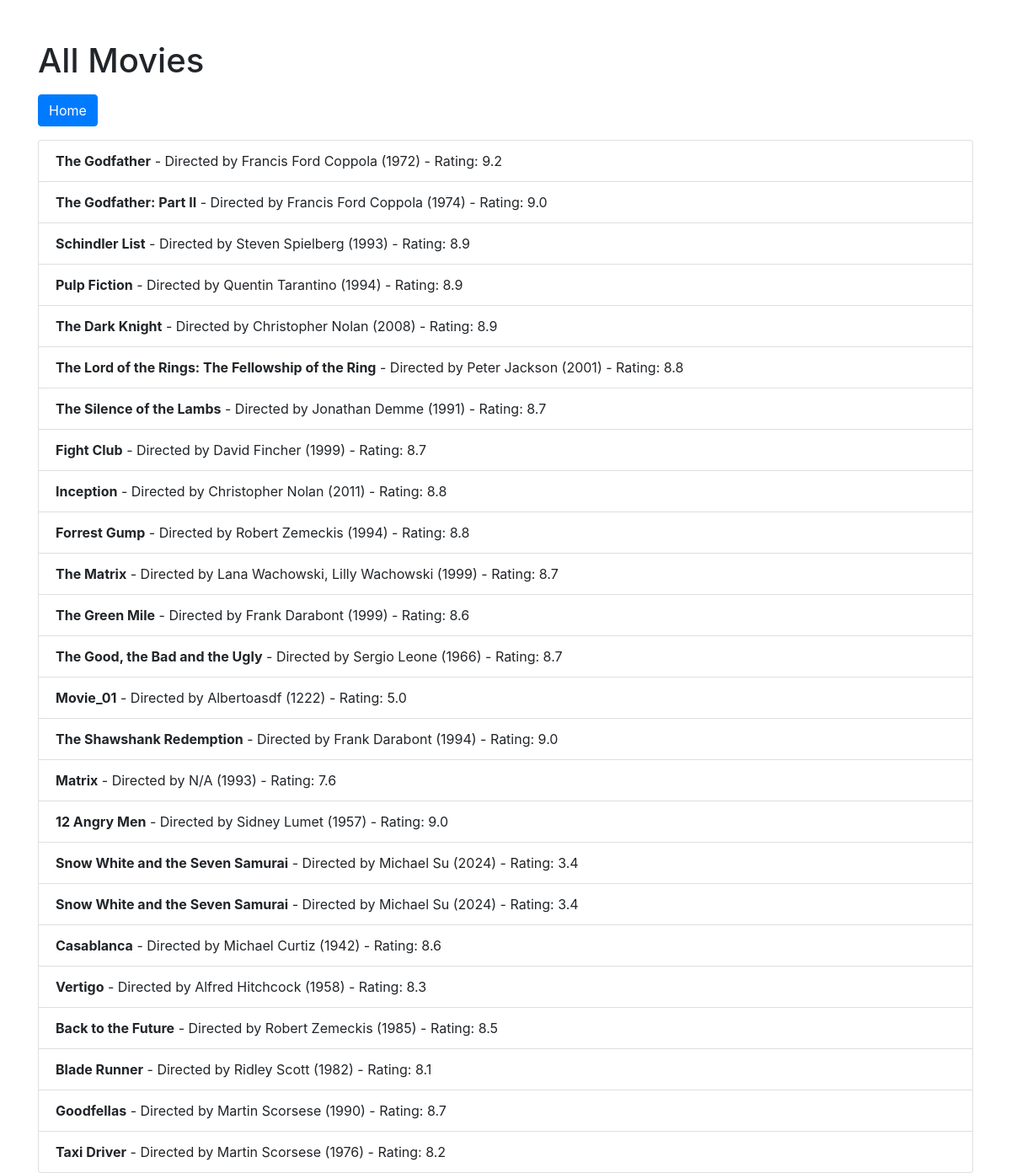
The app's page /users/movies with its own data.
### models.py (models this page shows)
class Movie(db.Model):
    movie_id = db.Column(db.Integer, primary_key=True)
    name = db.Column(db.String(120), nullable=False)
    director = db.Column(db.String(120), nullable=False)
    year = db.Column(db.Integer, nullable=False)
    rating = db.Column(db.Float, nullable=False)
    user_id = db.Column(db.Integer, db.ForeignKey('user.user_id'), nullable=False)

### app.py (the view)
@app.route('/users/movies')
def user_movies():
    movies = Movie.query.all()  # Fetch all movies
    return render_template('movies.html', movies=movies)

### templates/movies.html (shortened to what this page needs)
<!DOCTYPE html>
<html lang="en">
<head>
    <link rel="stylesheet" href="https://stackpath.bootstrapcdn.com/bootstrap/4.5.2/css/bootstrap.min.css">
</head>
<body>
    <div class="container">
        <h1 class="mt-5">All Movies</h1>
        <div class="mt-3">
            <a href="{{ url_for('home') }}" class="btn btn-primary">Home</a>
        </div>
        <ul class="list-group mt-3">
            {% for movie in movies %}
                <li class="list-group-item">
                    <strong>{{ movie.name }}</strong> - Directed by {{ movie.director }} ({{ movie.year }}) - Rating: {{ movie.rating }}
                </li>
            {% endfor %}
        </ul>
    </div>
</body>
</html>

### records on screen
Movie: name "The Godfather", director "Francis Ford Coppola", year "1972", rating "9.2"
Movie: name "The Godfather: Part II", director "Francis Ford Coppola", year "1974", rating "9.0"
Movie: name "Schindler List", director "Steven Spielberg", year "1993", rating "8.9"
Movie: name "Pulp Fiction", director "Quentin Tarantino", year "1994", rating "8.9"
Movie: name "The Dark Knight", director "Christopher Nolan", year "2008", rating "8.9"
Movie: name "The Lord of the Rings: The Fellowship of the Ring", director "Peter Jackson", year "2001", rating "8.8"
Movie: name "The Silence of the Lambs", director "Jonathan Demme", year "1991", rating "8.7"
Movie: name "Fight Club", director "David Fincher", year "1999", rating "8.7"
Movie: name "Inception", director "Christopher Nolan", year "2011", rating "8.8"
Movie: name "Forrest Gump", director "Robert Zemeckis", year "1994", rating "8.8"
Movie: name "The Matrix", director "Lana Wachowski, Lilly Wachowski", year "1999", rating "8.7"
Movie: name "The Green Mile", director "Frank Darabont", year "1999", rating "8.6"
Movie: name "The Good, the Bad and the Ugly", director "Sergio Leone", year "1966", rating "8.7"
Movie: name "Movie_01", director "Albertoasdf", year "1222", rating "5.0"
Movie: name "The Shawshank Redemption", director "Frank Darabont", year "1994", rating "9.0"
Movie: name "Matrix", director "N/A", year "1993", rating "7.6"
Movie: name "12 Angry Men", director "Sidney Lumet", year "1957", rating "9.0"
Movie: name "Snow White and the Seven Samurai", director "Michael Su", year "2024", rating "3.4"
Movie: name "Snow White and the Seven Samurai", director "Michael Su", year "2024", rating "3.4"
Movie: name "Casablanca", director "Michael Curtiz", year "1942", rating "8.6"
Movie: name "Vertigo", director "Alfred Hitchcock", year "1958", rating "8.3"
Movie: name "Back to the Future", director "Robert Zemeckis", year "1985", rating "8.5"
Movie: name "Blade Runner", director "Ridley Scott", year "1982", rating "8.1"
Movie: name "Goodfellas", director "Martin Scorsese", year "1990", rating "8.7"
Movie: name "Taxi Driver", director "Martin Scorsese", year "1976", rating "8.2"
